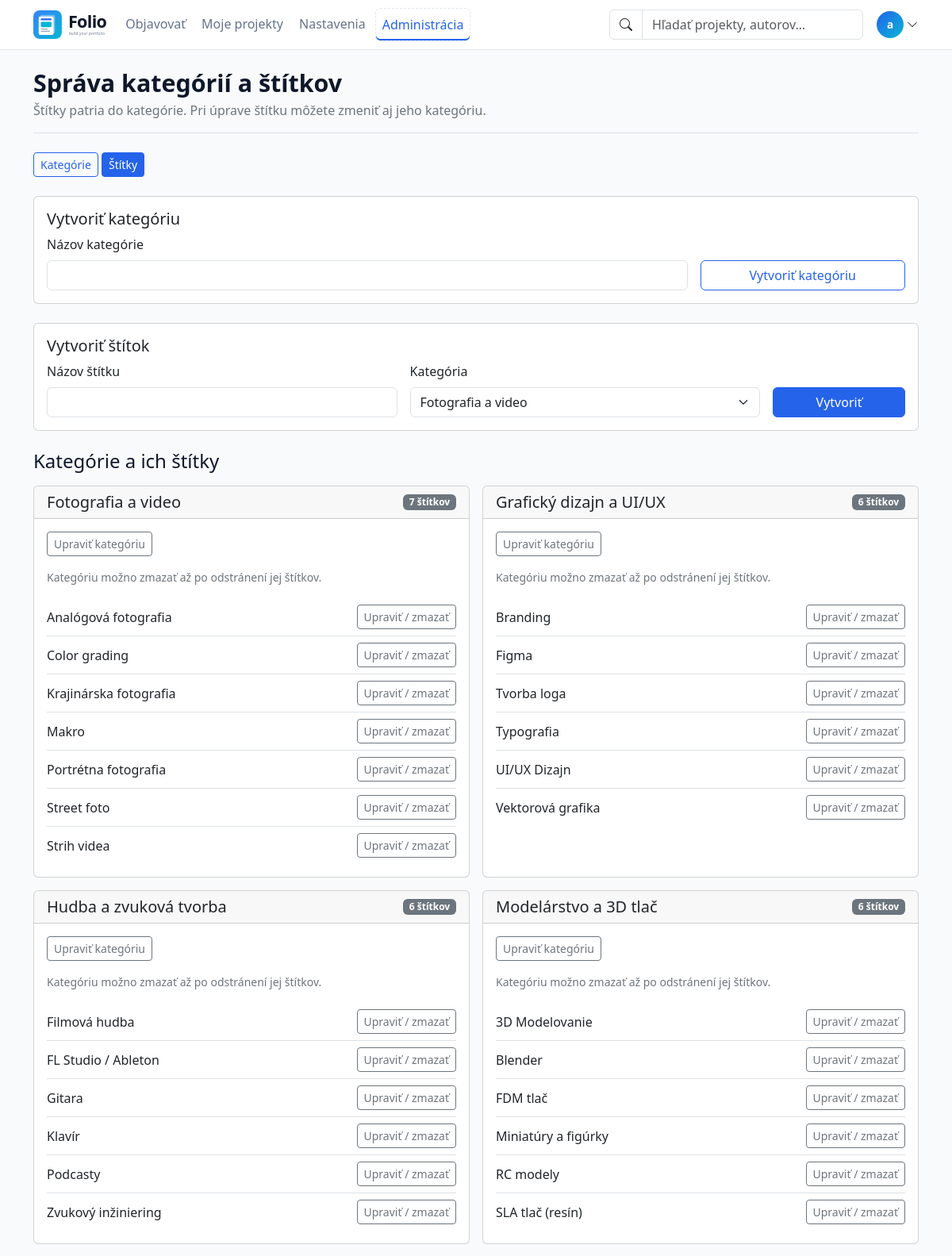
Screenshot of /?c=admin (signed in, upper part) with the database file from the repository.
### tables this page shows
CREATE TABLE `categories` (
                              `id` int(11) NOT NULL AUTO_INCREMENT,
                              `name` varchar(64) NOT NULL,
                              PRIMARY KEY (`id`),
                              UNIQUE KEY uq_categories_name (name)
);

CREATE TABLE `tags` (
                        `id` int(11) NOT NULL AUTO_INCREMENT,
                        `category_id` int(11) NOT NULL,
                        `name` varchar(64) NOT NULL,
                        PRIMARY KEY (`id`),
                        KEY `category_id` (`category_id`),
                        UNIQUE KEY uq_tags_category_name (category_id, name),
                        CONSTRAINT `fk_tags_category` FOREIGN KEY (`category_id`) REFERENCES `categories` (`id`)
);

### Framework/Http/Responses/Response.php (called while the page is built, shortened)
<?php
abstract class Response
{
    public function send(): void
    {
        $this->generate();
    }
}

### public/index.php (called while the page is built, shortened)
<?php
require __DIR__ . '/../Framework/ClassLoader.php';
try {
    $app = new App();
    $app->run();
} catch (Exception $e) {
    die('An error occurred: ' . $e->getMessage());
}

### Framework/Support/LinkGenerator.php (called while the page is built, shortened)
<?php
class LinkGenerator
{
    private Request $request;
    public function __construct(Request $request, Router $router)
    {
        $this->request = $request;
    }
    public function url(
        string|array $destination,
        array $parameters = [],
        bool $absolute = false,
        bool $appendParameters = false
    ): string {
        list($controller, $action) = explode(".", $destination);
        $args = $appendParameters ? $this->request->get() : [];
        $args = ["c" => lcfirst($controller), "a" => $action != "index" ? $action : null] + $parameters + $args;
        $basePath = $absolute ? $this->request->getBaseUrl() : "";
        return $basePath . "?" . http_build_query($args);
    }
}

### Framework/ClassLoader.php (called while the page is built, shortened)
<?php
class ClassLoader
{
    public static function Boot(): void
    {
        spl_autoload_register(function ($class_name) {
            $file = self::getClassFile($class_name);
        });
    }
    public static function getClassFile(string $className): string
    {
        $baseDir = realpath(dirname(__DIR__));
        $relativePath = str_replace('\\', DIRECTORY_SEPARATOR, ltrim($className, '\\')) . '.php';
        return $baseDir . DIRECTORY_SEPARATOR . $relativePath;
    }
}

### Framework/Core/Model.php (called while the page is built, shortened)
<?php
abstract class Model implements \JsonSerializable
{
    protected static array $columnsMap = [];
    private static array $dbColumns = [];
    private static IDbConvention $dbConventions;
    protected static function getTableName(): string
    {
        return self::getConventions()->getTableName(get_called_class());
    }
    protected static function getPkColumnName(): string
    {
        return self::getConventions()->getPkColumnName(get_called_class());
    }
    protected static function getColumnsMap(): array
    {
        return static::$columnsMap ?? [];
    }
    public static function getAll(
        ?string $whereClause = null,
        array   $whereParams = [],
        ?string $orderBy = null,
        ?int    $limit = null,
        ?int    $offset = null
    ): array
    {
        try {
            $sql = "SELECT " . static::getDBColumnNamesList() . " FROM `" . static::getTableName() . "`";
            if ($orderBy !== null) {
                $sql .= " ORDER BY $orderBy";
            }
            $stmt = Connection::getInstance()->prepare($sql);
            $stmt->execute($whereParams);
            $models = $stmt->fetchAll(PDO::FETCH_CLASS | PDO::FETCH_PROPS_LATE, static::class);
            $dataSet = new ResultSet($models);
            return $models;
        } catch (PDOException $exception) {
            throw new Exception('Query failed: ' . $exception->getMessage(), 0, $exception);
        }
    }
    private static function getDbColumns(): array
    {
        try {
            $sql = "DESCRIBE " . static::getTableName();
            $stmt = Connection::getInstance()->prepare($sql);
            $stmt->execute([]);
            self::$dbColumns[static::class] = array_column($stmt->fetchAll(), 'Field');
            return self::$dbColumns[static::class];
        } catch (PDOException $exception) {
            throw new Exception('Query failed: ' . $exception->getMessage(), 0, $exception);
        }
    }
    private function getIdValue(): mixed
    {
        $pk = static::getPkColumnName();
        $prop = static::toPropertyName($pk);
        return isset($this->{$prop}) ? $this->{$prop} : null;
    }
    private static function getModelProperties(): array
    {
        $reflection = new \ReflectionClass(static::class);
        $properties = [];
        foreach ($reflection->getProperties() as $property) {
            $propertyName = $property->getName();
            if ($property->isStatic()) {
                continue;
            }
            $properties[$propertyName] = true;
        }
        return $properties;
    }
    private static function getDBColumnNamesList(): string
    {
        $dbColumns = [];
        foreach (static::getDbColumns() as $columnName) {
            $propertyName = static::toPropertyName($columnName);
            if ($propertyName != $columnName) {
                $dbColumns[] = "`$columnName` AS {$propertyName}";
            } else {
                $dbColumns[] = $columnName;
            }
        }
        return implode(', ', $dbColumns);
    }
    private static function toPropertyName(string $columnName): string
    {
        $customMapping = static::getColumnsMap();
        if (isset($customMapping[$columnName])) {
            return $customMapping[$columnName];
        } else {
            return static::getConventions()->toPropertyName($columnName);
        }
    }
    private static function getConventions(): IDbConvention
    {
        if (!isset(static::$dbConventions)) {
            static::$dbConventions = new (Configuration::DB_CONVENTIONS_CLASS)();
        }
        return static::$dbConventions;
    }
}

### Framework/Support/Inflect.php (called while the page is built, shortened)
<?php
class Inflect
{
    public static $plural = array(
        '/(quiz)$/i' => "$1zes",
        '/^(ox)$/i' => "$1en",
        '/([m|l])ouse$/i' => "$1ice",
        '/(matr|vert|ind)ix|ex$/i' => "$1ices",
        '/(x|ch|ss|sh)$/i' => "$1es",
        '/([^aeiouy]|qu)y$/i' => "$1ies",
        '/(hive)$/i' => "$1s",
        '/(?:([^f])fe|([lr])f)$/i' => "$1$2ves",
        '/(shea|lea|loa|thie)f$/i' => "$1ves",
        '/sis$/i' => "ses",
        '/([ti])um$/i' => "$1a",
        '/(tomat|potat|ech|her|vet)o$/i' => "$1oes",
        '/(bu)s$/i' => "$1ses",
        '/(alias)$/i' => "$1es",
        '/(octop)us$/i' => "$1i",
        '/(ax|test)is$/i' => "$1es",
        '/(us)$/i' => "$1es",
        '/s$/i' => "s",
        '/$/' => "s"
    );
    public static $irregular = array(
        'move' => 'moves',
        'foot' => 'feet',
        'goose' => 'geese',
        'sex' => 'sexes',
        'child' => 'children',
        'man' => 'men',
        'tooth' => 'teeth',
        'person' => 'people',
        'valve' => 'valves'
    );
    public static function pluralize($string)
    {
        foreach (self::$irregular as $pattern => $result) {
            $pattern = '/' . $pattern . '$/i';
        }
        foreach (self::$plural as $pattern => $result) {
            if (preg_match($pattern, $string)) {
                return preg_replace($pattern, $result, $string);
            }
        }
        return $string;
    }
}

### Framework/DB/DefaultConventions.php (called while the page is built, shortened)
<?php
class DefaultConventions implements IDbConvention
{
    public function getTableName(string $className): string
    {
        $arr = explode("\\", $className);
        return Inflect::pluralize(strtolower(end($arr)));
    }
    public function getPkColumnName(string $className): string
    {
        return 'id';
    }
    public function toPropertyName(string $columnName): string
    {
        return $columnName;
    }
}

### Framework/DB/Connection.php (called while the page is built, shortened)
<?php
class Connection
{
    private static ?Connection $instance = null;
    private PDO $db;
    public function __construct(PDO $db)
    {
        $this->db = $db;
    }
    public static function getInstance(): Connection
    {
        try {
            if (self::$instance == null) {
                $db = new PDO(
                    'mysql:dbname=' . Configuration::DB_NAME . ';host=' . Configuration::DB_HOST,
                    Configuration::DB_USER,
                    Configuration::DB_PASS
                );
                $db->setAttribute(PDO::ATTR_ERRMODE, PDO::ERRMODE_EXCEPTION);
                $db->setAttribute(PDO::ATTR_EMULATE_PREPARES, true);
                self::$instance = new self($db);
            }
            return self::$instance;
        } catch (PDOException $e) {
            throw new Exception('Connection failed: ' . $e->getMessage());
        }
    }
    public function prepare(string $sql): DebugStatement
    {
        try {
            return new DebugStatement($this->db->prepare($sql));
        } catch (PDOException $e) {
            throw new Exception('Prepare failed: ' . $e->getMessage());
        }
    }
}

### Framework/DB/DebugStatement.php (called while the page is built, shortened)
<?php
class DebugStatement
{
    private PDOStatementAlias $stmt;
    public function __construct($stmt)
    {
        $this->stmt = $stmt;
    }
    public function execute(?array $params = null): bool
    {
        $result = $this->stmt->execute($params);
        $this->stmt->debugDumpParams();
        return $result;
    }
    public function __call(string $name, array $arguments): mixed
    {
        return $this->stmt->{$name}(...$arguments);
    }
}

### App/Controllers/AdminController.php (called while the page is built, shortened)
<?php
class AdminController extends BaseController
{
    public function index(Request $request): Response
    {
        $categories = Category::getAll(orderBy: 'name');
        $tags = Tag::getAll(orderBy: 'name');
        return $this->html([
            'categories' => $categories,
            'tags' => $tags
        ], 'tags');
    }
}

### App/Views/Admin/tags.view.php (the view, shortened to what this page needs)
<?php
$escape = static fn(string $value): string => htmlspecialchars($value, ENT_QUOTES, 'UTF-8');
$tagsByCategory = [];
foreach ($tags as $tag) {
    $tagsByCategory[$tag->category_id][] = $tag;
}
?>
<section class="mb-4 pb-3 border-bottom">
    <h1 class="page-title mb-1">Správa kategórií a štítkov</h1>
    <p class="text-secondary mb-0">Štítky patria do kategórie. Pri úprave štítku môžete zmeniť aj jeho kategóriu.</p>
</section>
<nav class="mb-4" aria-label="Navigácia administrácie">
    <a class="btn btn-sm btn-outline-primary" href="#categoryManagement">Kategórie</a>
    <a class="btn btn-sm btn-primary" href="#tagManagement" aria-current="page">Štítky</a>
</nav>
<section class="card mb-4" id="categoryManagement" aria-labelledby="createCategoryTitle">
    <div class="card-body">
        <h2 class="h5" id="createCategoryTitle">Vytvoriť kategóriu</h2>
        <form method="post" action="<?= $link->url('admin.categoryCreate') ?>" class="row g-3 align-items-end">
            <div class="col-md-9">
                <label class="form-label" for="newCategoryName">Názov kategórie</label>
                <input class="form-control" id="newCategoryName" name="name" maxlength="64" required>
            </div>
            <div class="col-md-3 d-grid">
                <button class="btn btn-outline-primary" type="submit">Vytvoriť kategóriu</button>
            </div>
        </form>
    </div>
</section>
<section class="card mb-4" id="tagManagement" aria-labelledby="createTagTitle">
    <div class="card-body">
        <h2 class="h5" id="createTagTitle">Vytvoriť štítok</h2>
        <?php if ($categories === []) : ?>
            <p class="mb-0">Najprv vytvorte kategóriu, do ktorej bude štítok patriť.</p>
        <?php else : ?>
            <form method="post" action="<?= $link->url('admin.tagCreate') ?>" class="row g-3 align-items-end">
                <div class="col-md-5">
                    <label class="form-label" for="newTagName">Názov štítku</label>
                    <input class="form-control" id="newTagName" name="name" maxlength="64" required>
                </div>
                <div class="col-md-5">
                    <label class="form-label" for="newTagCategory">Kategória</label>
                    <select class="form-select" id="newTagCategory" name="category_id" required>
                        <?php foreach ($categories as $category) : ?>
                            <option value="<?= $category->id ?>"><?= $escape($category->name) ?></option>
                        <?php endforeach; ?>
                    </select>
                </div>
                <div class="col-md-2 d-grid">
                    <button class="btn btn-primary" type="submit">Vytvoriť</button>
                </div>
            </form>
        <?php endif; ?>
    </div>
</section>
<section aria-labelledby="categoriesTitle">
    <h2 class="h4 mb-3" id="categoriesTitle">Kategórie a ich štítky</h2>
    <?php if ($categories === []) : ?>
        <p>Zatiaľ nie sú vytvorené žiadne kategórie.</p>
    <?php else : ?>
        <div class="row g-3">
            <?php foreach ($categories as $category) : ?>
                <?php $categoryTags = $tagsByCategory[$category->id] ?? []; ?>
                <div class="col-12 col-lg-6">
                    <section class="card h-100" aria-labelledby="category-<?= $category->id ?>">
                        <div class="card-header d-flex justify-content-between align-items-center gap-2">
                            <h3 class="h5 mb-0" id="category-<?= $category->id ?>">
                                <?= $escape($category->name) ?>
                            </h3>
                            <span class="badge text-bg-secondary"><?= count($categoryTags) ?> štítkov</span>
                        </div>
                        <div class="card-body">
                            <details class="mb-3">
                                <summary class="btn btn-sm btn-outline-secondary">Upraviť kategóriu</summary>
                            </details>
                            <?php if ($categoryTags === []) : ?>
                                <form method="post" action="<?= $link->url('admin.categoryDelete') ?>" class="mb-3">
                                    <input type="hidden" name="id" value="<?= $category->id ?>">
                                    <button class="btn btn-sm btn-outline-danger" type="submit">Zmazať kategóriu</button>
                                </form>
                            <?php else : ?>
                                <p class="small text-secondary mb-3">Kategóriu možno zmazať až po odstránení jej štítkov.</p>
                            <?php endif; ?>
                            <?php if ($categoryTags === []) : ?>
                                <p class="text-secondary mb-0">Kategória zatiaľ nemá štítky.</p>
                            <?php else : ?>
                                <ul class="list-group list-group-flush">
                                    <?php foreach ($categoryTags as $tag) : ?>
                                        <li class="list-group-item px-0">
                                            <div class="d-flex flex-wrap justify-content-between align-items-center gap-2">
                                                <span><?= $escape($tag->name) ?></span>
                                                <details>
                                                    <summary class="btn btn-sm btn-outline-secondary">Upraviť / zmazať</summary>
                                                </details>
                                            </div>
                                        </li>
                                    <?php endforeach; ?>
                                </ul>
                            <?php endif; ?>
                        </div>
                    </section>
                </div>
            <?php endforeach; ?>
        </div>
    <?php endif; ?>
</section>

### rows the page displays
categories: name "Fotografia a video", id "7", shows "Kategóriu možno zmazať až po odstránení jej štítkov."
tags: name "Analógová fotografia"
tags: name "Color grading"
tags: name "Krajinárska fotografia"
tags: name "Makro"
tags: name "Portrétna fotografia"
tags: name "Street foto"
tags: name "Strih videa"
categories: name "Grafický dizajn a UI/UX", id "6", shows "Kategóriu možno zmazať až po odstránení jej štítkov."
tags: name "Branding"
tags: name "Figma"
tags: name "Tvorba loga"
tags: name "Typografia"
tags: name "UI/UX Dizajn"
tags: name "Vektorová grafika"
categories: name "Hudba a zvuková tvorba", id "6", shows "Kategóriu možno zmazať až po odstránení jej štítkov."
tags: name "Filmová hudba"
tags: name "FL Studio / Ableton"
tags: name "Gitara"
tags: name "Klavír"
tags: name "Podcasty"
tags: name "Zvukový inžiniering"
categories: name "Modelárstvo a 3D tlač", id "6", shows "Kategóriu možno zmazať až po odstránení jej štítkov."
tags: name "3D Modelovanie"
tags: name "Blender"
tags: name "FDM tlač"
tags: name "Miniatúry a figúrky"
tags: name "RC modely"
tags: name "SLA tlač (resín)"

### other values shown
$user->getIdentity()->username[0] "a"
form field category_id "Fotografia a video"
